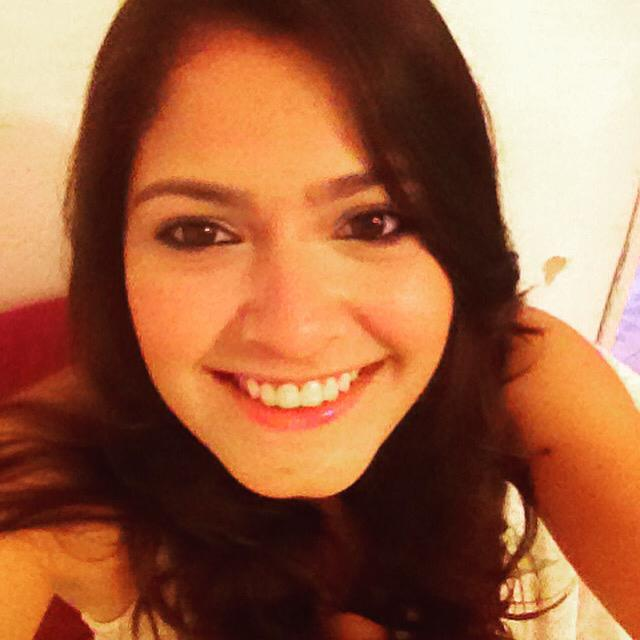
#> input picture samples/Carol/1.jpg, 640 x 640 px; its folder holds only this picture in this run
$ python embarcados.train.py
#> lines starting #> are read from the running program, lines starting #| are printed output that depends on the picture
### utils.py
import os

constants = {
    'samples_folder' : 'samples',
    'samples_map_file' : 'samples/samples-map.txt',
    'trained_folder' : 'trained/trainner.yml'
}

# [7 lines left out: function import_file, not called in this run]

def printToFile(string, filename, append=True):
    path = filename

    with open(path, 'a+' if append else 'w+') as file_obj:
        # file_obj.write('\n')
        file_obj.write(string)

### embarcados.train.py
import cv2,os
import numpy as np
from PIL import Image
from utils import import_file, printToFile, constants

recognizer = cv2.face.LBPHFaceRecognizer_create()
detector= cv2.CascadeClassifier("haarcascade_frontalface_alt.xml")

def getImagesAndLabels(path, map_path):
    #get the path of all the files in the folder
#> called with path = 'samples', map_path = 'samples/samples-map.txt'
    samples_folders=[os.path.join(path,f) for f in os.listdir(path)]
    printToFile("", map_path, False)

    #create empth face list
    faceSamples=[]
    #create empty ID list
    Ids=[]
    print(samples_folders) #################

    for i, sample_folder in enumerate(samples_folders):
        if not sample_folder or len(sample_folder.split('.')) > 1:
            continue

        folder = sample_folder.split("/")[1]
        imagePaths=[os.path.join(sample_folder,f) for f in os.listdir(sample_folder)]
        print(folder) #################

        #getting the Id from the image
        Id=i+1

        #now looping through all the image paths and loading the Ids and the images
        for imagePath in imagePaths:

            #loading the image and converting it to gray scale
            pilImage=Image.open(imagePath).convert('L')
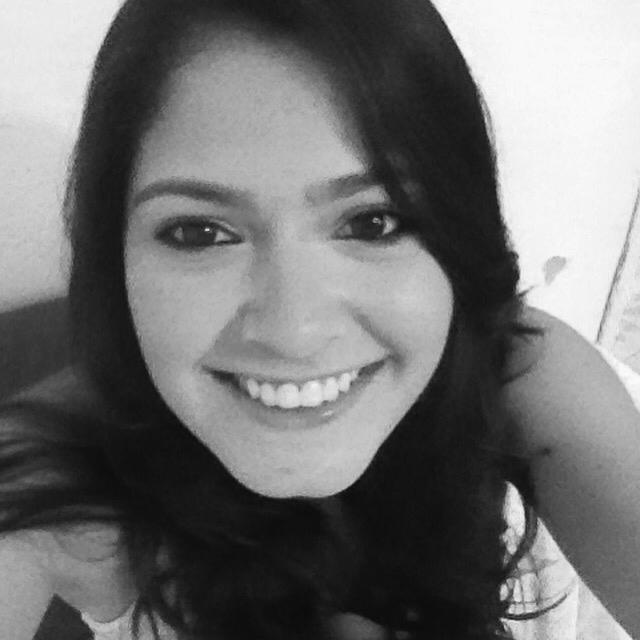
#> pilImage: PIL image 640x640 L; min 9, max 253, mean 114.4
            #Now we are converting the PIL image into numpy array
            imageNp=np.array(pilImage,'uint8')
            # extract the face from the training image sample
            faces=detector.detectMultiScale(imageNp)
#> faces = [[77, 75, 404, 404]]
            #If a face is there then append that in the list as well as Id of it
            for (x,y,w,h) in faces:
                faceSamples.append(imageNp[y:y+h,x:x+w])
                Ids.append(Id)
#> this loop made 1 pass
#> after the loop, Ids = [1]; faceSamples = 1 item

        printToFile(str(Id) + "," + folder + "\n", map_path)
#> pass 2 of the loop in getImagesAndLabels, `for i, sample_folder in enumerate(samples_folders):`:
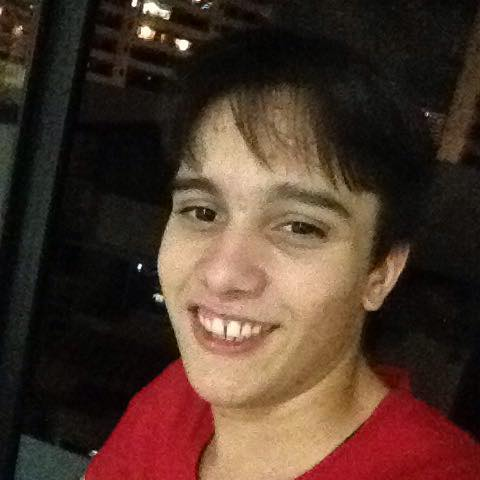
#> input picture samples/Daniel/1.jpg, 480 x 480 px
#> in getImagesAndLabels, `pilImage=Image.open(imagePath).convert('L')`:
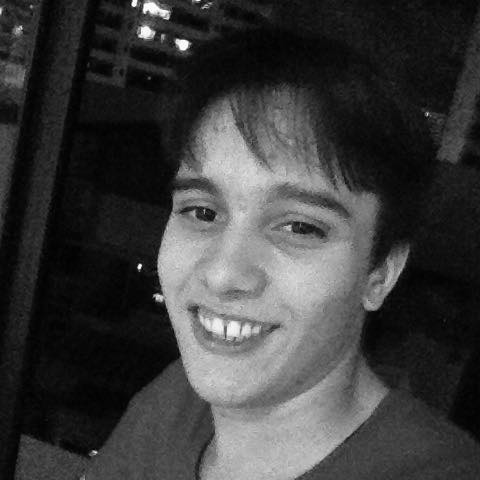
#> pilImage: PIL image 480x480 L; min 0, max 254, mean 59.9
#> in getImagesAndLabels, `faces=detector.detectMultiScale(imageNp)`: faces = [[108, 119, 270, 270]]
#> the loop in getImagesAndLabels, `for (x,y,w,h) in faces:` made 1 pass
#> after the loop in getImagesAndLabels, `for (x,y,w,h) in faces:`: Ids = [1, 2]; faceSamples = 2 items

    return faceSamples,Ids


faces,Ids = getImagesAndLabels(constants['samples_folder'], constants['samples_map_file'])
#> faces = 2 items; Ids = [1, 2]
recognizer.train(faces, np.array(Ids))
#> (the run stopped early here; a loop or call above may not have finished)
